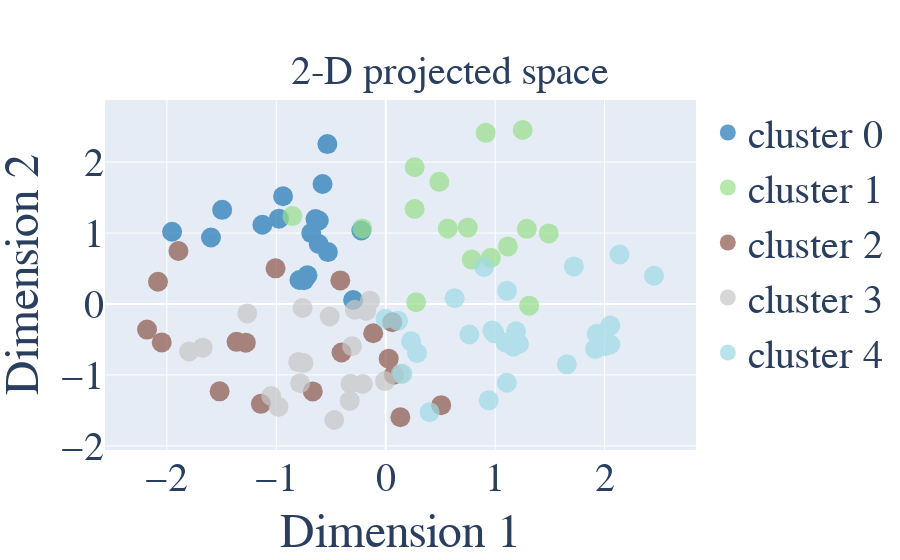

Notebook cell for this chart:
### Markdown cell above
The dataset can also be clustered using the ClusterData Task in _AIMSim_. The following code snippets clusters the dataset using the K-Medoids algorithm. Note that we reuse the MoleculeSet object, therefore we are still using the L2 similarity for clustering. The data is clustered into 5 clusters and the 2D embedding is again generated using PCA. A complete list of the keywords accepted by the ClusterData constructor and their default values can be found in the docstring of the constructor in our [documentation page](https://vlachosgroup.github.io/AIMSim/).

### Code cell
from aimsim.tasks import ClusterData

clustering = ClusterData(n_clusters=5,  # data is clustered into 5 clusters
                         clustering_method='kmedoids',
                         embedding_plot_settings={"embedding": {"method": "pca"}}
                         )
clustering(molecule_set)

### Figure 1 — Plotly figure (JSON) as saved in the notebook; plotly's stock layout.template omitted (floating-point values rounded to 4 significant figures)
{"data": [{"hovertemplate": "<b>%{text}</b><br><br>", "marker": {"color": "#1f77b4", "line": {"width": 0}, "size": 20, "symbol": "circle"}, "mode": "markers", "name": "cluster 0", "opacity": 0.7, "text": ["id: 3", "id: 7", "id: 24", "id: 26", "id: 46", "id: 55", "id: 57", "id: 63", "id: 64", "id: 66", "id: 68", "id: 69", "id: 72", "id: 81", "id: 85", "id: 89", "id: 91", "id: 98"], "type": "scatter", "x": [-0.9763, -0.7465, -1.953, -0.5775, -1.127, -0.6806, -0.298, -0.6123, -0.7156, -0.5284, -0.642, -0.7884, -0.5334, -1.597, -0.6118, -0.9385, -0.223, -1.495], "y": [1.204, 0.3345, 1.019, 1.691, 1.117, 0.9999, 0.05562, 0.8455, 0.4044, 0.7319, 1.197, 0.3389, 2.255, 0.9383, 1.177, 1.52, 1.037, 1.328]}, {"hovertemplate": "<b>%{text}</b><br><br>", "marker": {"color": "#98df8a", "line": {"width": 0}, "size": 20, "symbol": "circle"}, "mode": "markers", "name": "cluster 1", "opacity": 0.7, "text": ["id: 10", "id: 13", "id: 15", "id: 22", "id: 25", "id: 32", "id: 36", "id: 44", "id: 62", "id: 67", "id: 71", "id: 76", "id: 78", "id: 79", "id: 88", "id: 99"], "type": "scatter", "x": [0.4896, 0.9615, 1.252, 1.49, 0.9138, -0.853, 0.5671, 0.264, 1.116, 0.2642, 1.311, 0.2777, 0.75, 1.29, 0.7863, -0.2143], "y": [1.722, 0.6512, 2.453, 0.9953, 2.413, 1.239, 1.064, 1.34, 0.8123, 1.928, -0.02341, 0.02485, 1.077, 1.059, 0.6263, 1.065]}, {"hovertemplate": "<b>%{text}</b><br><br>", "marker": {"color": "#8c564b", "line": {"width": 0}, "size": 20, "symbol": "circle"}, "mode": "markers", "name": "cluster 2", "opacity": 0.7, "text": ["id: 5", "id: 9", "id: 12", "id: 19", "id: 21", "id: 28", "id: 33", "id: 34", "id: 35", "id: 39", "id: 40", "id: 42", "id: 43", "id: 47", "id: 48", "id: 54", "id: 74", "id: 75"], "type": "scatter", "x": [-1.007, -1.141, -0.6667, 0.5069, -2.047, -1.895, -1.279, 0.07426, -0.1146, -2.081, -2.181, 0.05911, -1.363, 0.02716, -0.4039, -0.4153, 0.1336, -1.518], "y": [0.5022, -1.408, -1.233, -1.426, -0.5418, 0.7477, -0.5454, -0.9961, -0.413, 0.3136, -0.3606, -0.256, -0.5335, -0.7709, -0.6846, 0.3321, -1.597, -1.231]}, {"hovertemplate": "<b>%{text}</b><br><br>", "marker": {"color": "#c7c7c7", "line": {"width": 0}, "size": 20, "symbol": "circle"}, "mode": "markers", "name": "cluster 3", "opacity": 0.7, "text": ["id: 1", "id: 2", "id: 4", "id: 14", "id: 17", "id: 18", "id: 23", "id: 27", "id: 30", "id: 37", "id: 50", "id: 53", "id: 56", "id: 59", "id: 60", "id: 77", "id: 80", "id: 83", "id: 87", "id: 94"], "type": "scatter", "x": [-0.7517, -0.1784, -1.266, -0.3287, -0.1444, -0.7599, -0.9798, -0.7821, -1.672, -0.2822, -0.00655, -0.5125, -0.2101, -1.047, -0.3219, -0.3073, -1.798, -0.4707, -0.8, 0.1377], "y": [-0.8323, -0.0985, -0.1329, -1.367, 0.04701, -0.05706, -1.451, -1.118, -0.6157, -0.08079, -1.087, -0.177, -1.128, -1.298, -1.125, -0.5959, -0.6704, -1.636, -0.8186, -0.9847]}, {"hovertemplate": "<b>%{text}</b><br><br>", "marker": {"color": "#9edae5", "line": {"width": 0}, "size": 20, "symbol": "circle"}, "mode": "markers", "name": "cluster 4", "opacity": 0.7, "text": ["id: 0", "id: 6", "id: 8", "id: 11", "id: 16", "id: 20", "id: 29", "id: 31", "id: 38", "id: 41", "id: 45", "id: 49", "id: 51", "id: 52", "id: 58", "id: 61", "id: 65", "id: 70", "id: 73", "id: 82", "id: 84", "id: 86", "id: 90", "id: 92", "id: 93", "id: 95", "id: 96", "id: 97"], "type": "scatter", "x": [2.052, 1.217, 0.9415, 1.097, 1.107, 2.451, 0.232, 0.401, 0.9836, 0.2858, 0.9744, 1.167, 1.914, 2.137, 0.112, 1.108, 0.899, 0.1524, -0.00185, 1.191, 0.7648, 1.928, 1.719, 0.9952, 1.655, 0.6297, 2.052, 2.006], "y": [-0.5718, -0.5641, -1.359, -0.5467, -1.11, 0.3981, -0.5266, -1.525, -0.3941, -0.6925, -0.3726, -0.6017, -0.633, 0.6971, -0.2374, 0.1858, 0.5209, -0.9842, -0.2082, -0.3858, -0.4307, -0.4212, 0.53, -0.4138, -0.8513, 0.08257, -0.3042, -0.5954]}], "layout": {"font": {"family": "Courier New, monospace", "size": 40}, "title": {"font": {"size": 40}, "text": "2-D projected space", "x": 0.5, "xanchor": "center", "y": 0.9, "yanchor": "top"}, "xaxis": {"title": {"text": "Dimension 1"}}, "yaxis": {"title": {"text": "Dimension 2"}}}}
